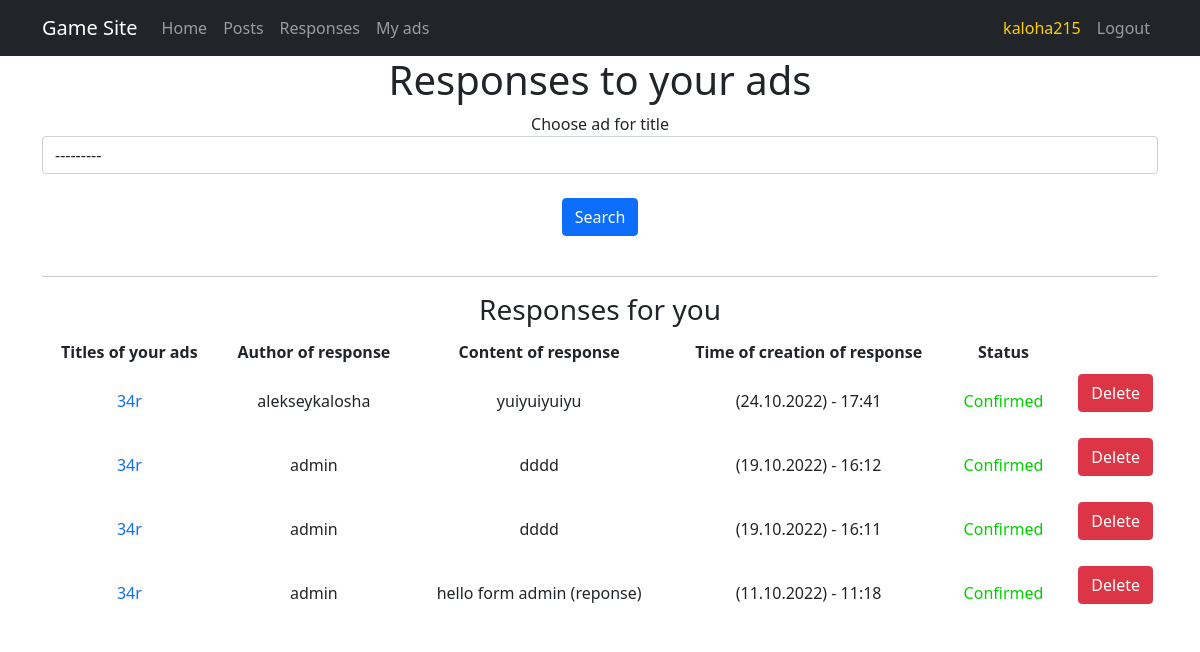
Screenshot of /responses/ (signed in) with the database file from the repository.
### ads/models.py (models this page shows, shortened)
class Response(models.Model):
    author = models.ForeignKey(User, on_delete=models.CASCADE, default=None, blank=True)
    text = models.TextField()
    time_of_creation = models.DateTimeField(auto_now_add=True)
    post = models.ForeignKey(
        Post,
        on_delete=models.CASCADE,
        default=None,
        blank=True,
        related_name='response'
    )
    confirmed = models.BooleanField(default=False)

class Post(models.Model):
    TYPE = (
        ('tank', 'Tanks'),
        ('heal', 'Heals'),
        ('dd', 'DD'),
        ('buyers', 'Merchants'),
        ('gildmaster', 'Gildmasters'),
        ('quest', 'Quest'),
        ('smith', 'Blacksmiths'),
        ('tanner', 'Tanners'),
        ('potion', 'Potions'),
        ('spellmaster', 'Spell masters'),
    )
    author = models.ForeignKey(User, on_delete=models.CASCADE, default=None, blank=True)
    title = models.CharField(max_length=64, unique=True)
    category = models.CharField(max_length=16, choices=TYPE, default='tank')
    content = RichTextUploadingField(blank=True, null=True)
    def __str__(self):
        return f'Title:{self.title}'

### ads/views.py (the view)
# urls.py: path('responses/', ResponsesView.as_view(), name='responses'),
class ResponsesView(FilterView):
    model = Response
    filterset_class = ResponseFilter
    template_name = 'ads/responses.html'
    context_object_name = 'responses'
    ordering = ['-time_of_creation']
    def get_context_data(self, *, object_list=None, **kwargs):
        context = super().get_context_data(**kwargs)
        user = self.request.user
        context['user'] = user
        return context

### ads/filters.py (called while the page is built)
def get_post_queryset(request):
    queryset = Post.objects.filter(author=request.user)
    return queryset

### templates/ads/responses.html (shortened to what this page needs)
{% extends 'index.html' %}
{% load crispy_forms_tags %}
{% block content %}
<h1> Responses to your ads </h1>
<form method="GET">
    {{ filter.form|crispy }}
    <br>
    <button type="submit" class="btn btn-primary">Search</button>
</form>
<br>
{% if filter.qs %}
<hr>
<h3 align="center">Responses for you</h3>
<table align="center">
    <thead>
    <th>
        <b>
            Titles of your ads
        </b>
    </th>
    <th>
        <b> Author of response </b>
    </th>
    <th>
        <b> Content of response </b>
    </th>
    <th>
        <b> Time of creation of response  </b>
    </th>
    <th>
        <b> Status  </b>
    </th>
    </thead>
    {% for response in filter.qs %}
    {% if response.post.author == user and response.confirmed %}
    <tr>
        <td>
            <a href="{% url 'post_detail' response.post.id %}">{{ response.post.title }}</a>
        </td>
        <td>
            {{ response.author }}
        </td>
        <td>
            {{ response.text }}
        </td>
        <td>
            {{ response.time_of_creation|date:'(d.m.Y) - H:i' }}
        </td>
        <td>
            <font color="00d00"> Confirmed </font>
        </td>
        <td>
            <p align="right">
                <button type="button" class="btn btn-danger">
                    <a href="{% url 'response_delete' response.id %}"style="color:#ffffff">Delete</a>
                </button>
                <br>
            </p>
        </td>
    </tr>
    {% endif %}
    {% endfor %}
</table>
{% else %}
<h4 align="center">
    No responses
</h4>
{% endif %}
{% endblock content %}

### templates/index.html (shortened to what this page needs)
<!DOCTYPE html>
<html lang="en">
<head>
    {% load static %}
    <link href="{% static 'css/styles.css'%}" rel="stylesheet"/>
</head>
<body>
<nav class="navbar navbar-expand-lg navbar-dark bg-dark static-top">
    <div class="container">
        <a class="navbar-brand" href="#">Game Site</a>
        <div class="collapse navbar-collapse" id="navbarResponsive">
            <ul class="navbar-nav mr-auto">
                <li class="nav-item">
                    <a class="nav-link" href="/">Home</a>
                </li>
                <li class="nav-item">
                    <a class="nav-link" href="/posts/">Posts</a>
                </li>
                {% if request.user.username %}
                <li class="nav-item">
                    <a class="nav-link" href="/responses/">Responses</a>
                </li>
                <li class="nav-item">
                    <a class="nav-link" href="/profile/user_posts/">My ads</a>
                </li>
                {% endif %}
            </ul>
        </div>
        <div class="col-4 d-flex justify-content-end align-items-center">
            <ul class="nav navbar-nav navbar-right">
                {% if request.user.username %}
                <li class="nav-item">
                    <a class="nav-link" href="/profile/">
                    <font color="ffcf00">{{ request.user.username }}</font>
                    </a>
                </li>
                <li class="nav-item">
                    <a class="nav-link" href="/accounts/logout/">Logout</a>
                </li>
                {% endif %}
            </ul>
        </div>
    </div>
</nav>
<div class="container">
    <div class="row">
        <div class="col-lg-12 text-center">
            {% block content %}{% endblock content %}
        </div>
    </div>
</div>
</body>
</html>

### templates/ads/responses.html (style rules this page uses)
a { text-decoration: none; }
table { width: 100%; background: white; border: 1px; }
td, th { padding: 5px; border: 1px; }

### rows the page displays
Response: post "34r", author "alekseykalosha", text "yuiyuiyuiyu", time_of_creation "(24.10.2022) - 17:41"
Response: post "34r", author "admin", text "dddd", time_of_creation "(19.10.2022) - 16:12"
Response: post "34r", author "admin", text "dddd", time_of_creation "(19.10.2022) - 16:11"
Response: post "34r", author "admin", text "hello form admin (reponse)", time_of_creation "(11.10.2022) - 11:18"

### other values shown
{{ request.user.username }} "kaloha215"
